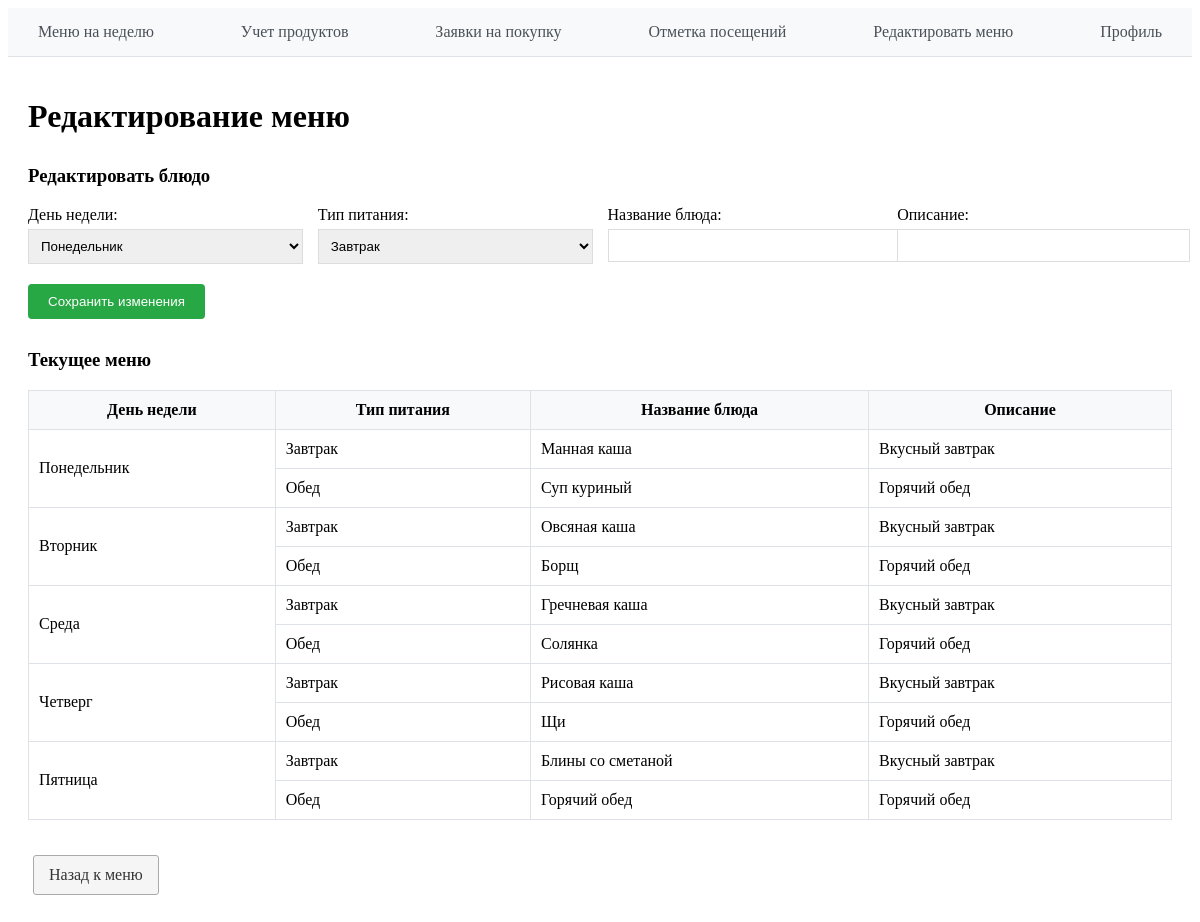
Screenshot of /edit_menu/ (signed in) with the database file from the repository.
### tables this page shows
CREATE TABLE menu_dishes (
                id INTEGER PRIMARY KEY AUTOINCREMENT,
                day_of_week INTEGER,
                meal_type TEXT,
                dish_name TEXT,
                description TEXT
            );

### main.py (the view, shortened to what this page needs)
@app.route('/edit_menu/', methods=['GET', 'POST'])
def edit_menu():
    if 'user' not in session:
        return redirect('/login_user_help/')
    user = session.get('user')
    if user['role'] not in ['manager', 'cook']:
        return redirect('/menu/')
    db = sql.connect('db_for_project.db')
    cursor = db.cursor()
    cursor.execute('''
        SELECT day_of_week, meal_type, dish_name, description
        FROM menu_dishes
        ORDER BY day_of_week, meal_type
    ''')
    menu_dishes = {}
    for row in cursor.fetchall():
        day, meal_type, dish_name, description = row
        if day not in menu_dishes:
            menu_dishes[day] = {}
        menu_dishes[day][meal_type] = {'name': dish_name, 'description': description}
    db.close()
    week_days = [
        {'id': 0, 'name': 'Понедельник'},
        {'id': 1, 'name': 'Вторник'},
        {'id': 2, 'name': 'Среда'},
        {'id': 3, 'name': 'Четверг'},
        {'id': 4, 'name': 'Пятница'}
    ]
    return render_template('edit_menu.html', user=user, menu_dishes=menu_dishes, week_days=week_days)

### templates/edit_menu.html (shortened to what this page needs)
{% extends "base.html" %}
{% block content %}
<div style="max-width: 1200px; margin: 0 auto; padding: 20px;">
    <h1>Редактирование меню</h1>
    <div style="margin: 30px 0;">
        <h3>Редактировать блюдо</h3>
        <form method="POST" action="/edit_menu/">
            <div style="display: grid; grid-template-columns: repeat(4, 1fr); gap: 15px; margin-bottom: 20px;">
                <div>
                    <label style="display: block; margin-bottom: 5px;">День недели:</label>
                    <select name="day" style="width: 100%; padding: 8px; border: 1px solid #ddd;">
                        {% for day in week_days %}
                        <option value="{{ day.id }}">{{ day.name }}</option>
                        {% endfor %}
                    </select>
                </div>
                <div>
                    <label style="display: block; margin-bottom: 5px;">Тип питания:</label>
                    <select name="meal_type" style="width: 100%; padding: 8px; border: 1px solid #ddd;">
                        <option value="breakfast">Завтрак</option>
                    </select>
                </div>
                <div>
                    <label style="display: block; margin-bottom: 5px;">Название блюда:</label>
                    <input type="text" name="dish_name" style="width: 100%; padding: 8px; border: 1px solid #ddd;">
                </div>
                <div>
                    <label style="display: block; margin-bottom: 5px;">Описание:</label>
                    <input type="text" name="description" style="width: 100%; padding: 8px; border: 1px solid #ddd;">
                </div>
            </div>
            <button type="submit" style="padding: 10px 20px; background-color: #28a745; color: white; border: none; border-radius: 4px; cursor: pointer;">
                Сохранить изменения
            </button>
        </form>
    </div>
    <div style="margin: 30px 0;">
        <h3>Текущее меню</h3>
        <table style="width: 100%; border-collapse: collapse; margin-top: 15px;">
            <thead>
                <tr style="background-color: #f8f9fa;">
                    <th style="border: 1px solid #dee2e6; padding: 10px;">День недели</th>
                    <th style="border: 1px solid #dee2e6; padding: 10px;">Тип питания</th>
                    <th style="border: 1px solid #dee2e6; padding: 10px;">Название блюда</th>
                    <th style="border: 1px solid #dee2e6; padding: 10px;">Описание</th>
                </tr>
            </thead>
            <tbody>
                {% for day_id in range(5) %}
                    {% set day_name = ['Понедельник', 'Вторник', 'Среда', 'Четверг', 'Пятница'][day_id] %}
                    <tr>
                        <td style="border: 1px solid #dee2e6; padding: 10px;" rowspan="2">{{ day_name }}</td>
                        <td style="border: 1px solid #dee2e6; padding: 10px;">Завтрак</td>
                        <td style="border: 1px solid #dee2e6; padding: 10px;">{{ menu_dishes.get(day_id, {}).get('breakfast', {}).get('name', 'Не указано') }}</td>
                        <td style="border: 1px solid #dee2e6; padding: 10px;">{{ menu_dishes.get(day_id, {}).get('breakfast', {}).get('description', 'Не указано') }}</td>
                    </tr>
                    <tr>
                        <td style="border: 1px solid #dee2e6; padding: 10px;">Обед</td>
                        <td style="border: 1px solid #dee2e6; padding: 10px;">{{ menu_dishes.get(day_id, {}).get('lunch', {}).get('name', 'Не указано') }}</td>
                        <td style="border: 1px solid #dee2e6; padding: 10px;">{{ menu_dishes.get(day_id, {}).get('lunch', {}).get('description', 'Не указано') }}</td>
                    </tr>
                {% endfor %}
            </tbody>
        </table>
    </div>
    <div style="margin-top: 20px;">
        <a href="/cook_menu/" class="btn">Назад к меню</a>
    </div>
</div>
{% endblock %}

### static/css/style.css (style rules this page uses)
.btn { display: inline-block; padding: 10px 20px; background-color: #007bff; color: white; text-decoration: none; border-radius: 4px; border: none; cursor: pointer; transition: background-color 0.2s; }

### templates/edit_menu.html (style rules this page uses)
.btn { display: inline-block; padding: 10px 15px; background: #f5f5f5; border: 1px solid #aaa; border-radius: 3px; margin: 5px; text-decoration: none; color: #333; }

### rows the page displays
menu_dishes: get "Манная каша", get "Вкусный завтрак"
menu_dishes: get "Суп куриный", get "Горячий обед"
menu_dishes: get "Овсяная каша", get "Вкусный завтрак"
menu_dishes: get "Борщ", get "Горячий обед"
menu_dishes: get "Гречневая каша", get "Вкусный завтрак"
menu_dishes: get "Солянка", get "Горячий обед"
menu_dishes: get "Рисовая каша", get "Вкусный завтрак"
menu_dishes: get "Щи", get "Горячий обед"
menu_dishes: get "Блины со сметаной", get "Вкусный завтрак"
menu_dishes: get "Горячий обед", get "Горячий обед"

### other values shown
{{ day_name }} "Понедельник" "Вторник" "Среда" "Четверг" "Пятница"
form field day "Понедельник"
